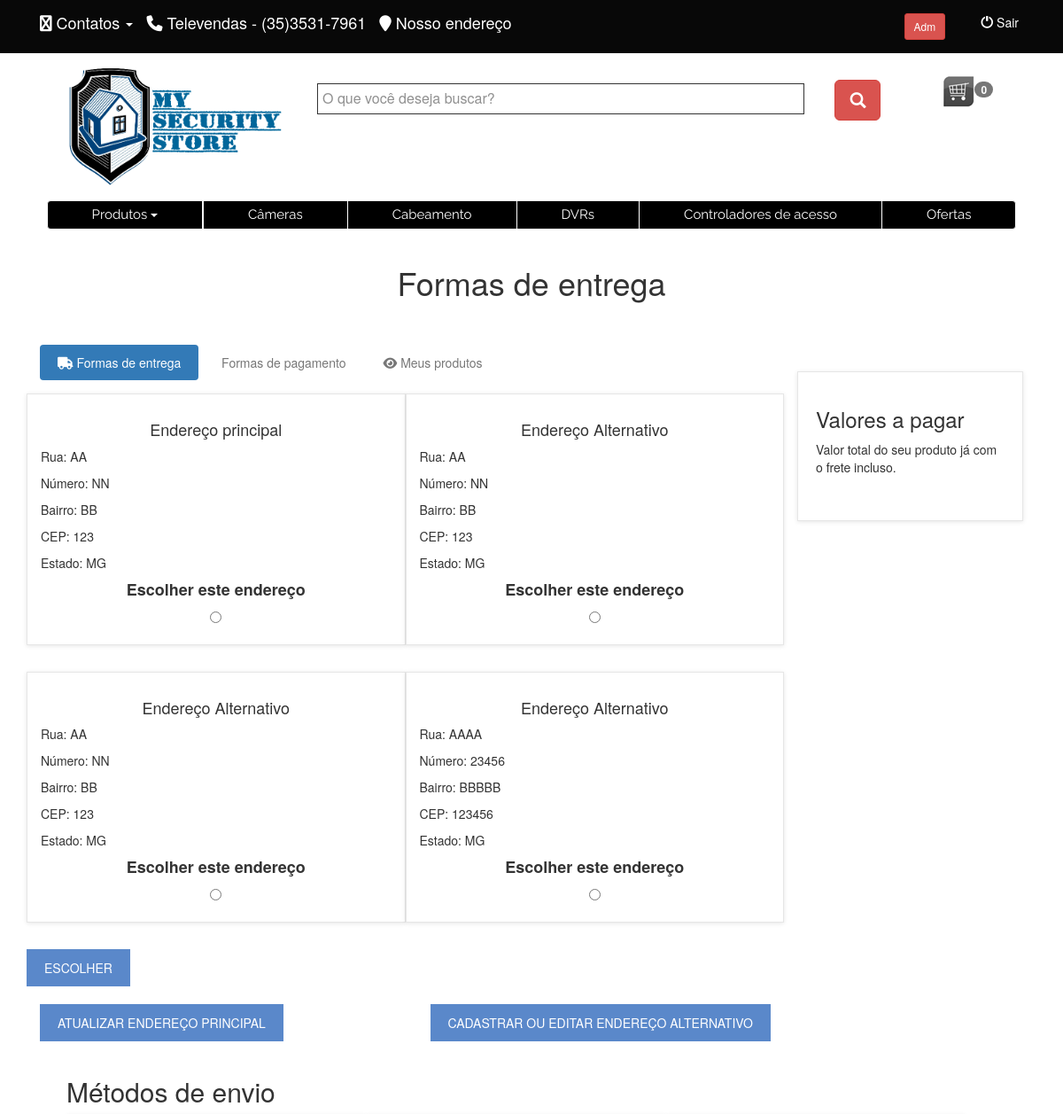
The page /entrega.php (signed in, upper part) on the database as committed earlier.
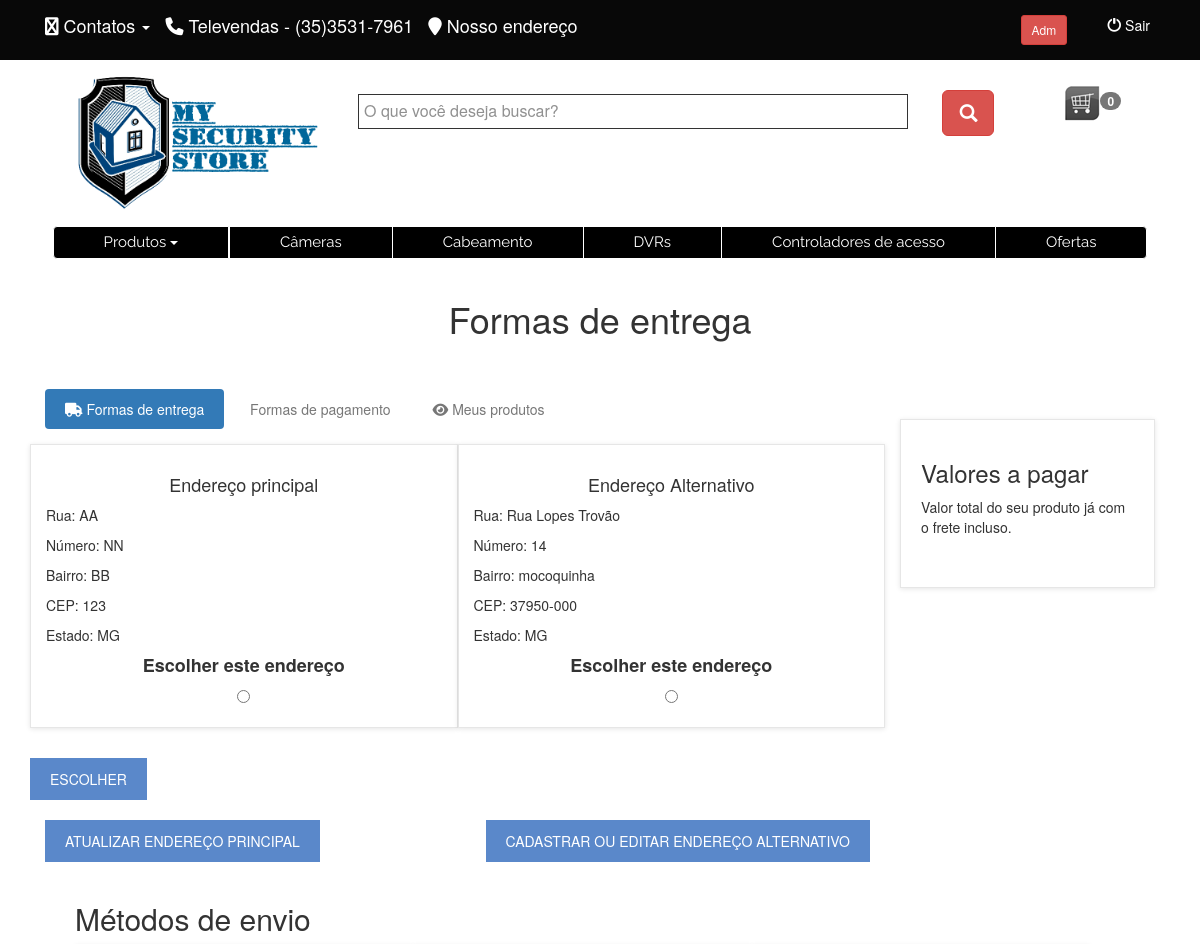
The same page on the database as committed later.
### tables this page shows
CREATE TABLE `enderecos` (
  `idlogin` int(11) NOT NULL,
  `tipo` int(11) NOT NULL,
  `logradouro` varchar(50) NOT NULL,
  `numero` varchar(10) NOT NULL,
  `bairro` varchar(50) NOT NULL,
  `cidade` varchar(50) NOT NULL,
  `cep` varchar(15) NOT NULL,
  `uf` varchar(2) NOT NULL,
  `pais` varchar(30) NOT NULL,
  `referencia` varchar(50) NOT NULL,
  `complemento` varchar(20) NOT NULL,
  `idendereco` int(11) NOT NULL
);

### entrega.php (the view, shortened to what this page needs)
<?php
    include("topo.php");
    include("menu.php");
?>
<div class="container">
    <div class="col-md-12">
                <h1 class="text-center">Formas de entrega</h1><br><br>
    </div>
    <div class="col-md-9">
                <ul class="nav nav-pills">
                    <li class="active"><a href="#"><i class="fa fa-truck"></i> Formas de entrega</a></li>
                    <li class="disabled"><a href="#"><i class="fa fa-money"></i> Formas de pagamento</a></li>
                    <li class="disabled"><a href="#"><i class="fa fa-eye"></i> Meus produtos</a></li>
                </ul>
                            <div class="content">
                            <?php
                            $idlogin = $_SESSION['id'];
                            $consulta3 = $conexao->query("SELECT * FROM `enderecos`, login WHERE enderecos.idlogin = login.idlogin AND login.idlogin = '$idlogin'");
                           while ($listar3=$consulta3->fetch(PDO::FETCH_ASSOC)){
                                $tipoendereco = $listar3['tipo'];
                                if($tipoendereco==1){
                            ?>
                            <form name="form" method="POST">
                                <div class="row">
                                    <div class="col-sm-6 box">
                                        <h4 class="text-center">Endereço principal</h4>
                                        <p>Rua: <?php echo $listar3['logradouro']; ?></p>
                                        <p>Número: <?php echo $listar3['numero']; ?></p>
                                        <p>Bairro: <?php echo $listar3['bairro']; ?></p>
                                        <p>CEP: <?php echo $listar3['cep']; ?></p>
                                        <p>Estado: <?php echo $listar3['uf']; ?></p>
                                        <h4 class="text-center"><strong>Escolher este endereço</strong></h4>
                                        <div class="text-center">
                                            <input type="radio" name="opcaoend" value="1">
                                        </div>
                                    </div>
                                    <?php }else{ ?>
                                    <div class="col-sm-6 box">
                                        <h4 class="text-center">Endereço Alternativo</h4>
                                        <p>Rua: <?php echo $listar3['logradouro']; ?></p>
                                        <p>Número: <?php echo $listar3['numero']; ?></p>
                                        <p>Bairro: <?php echo $listar3['bairro']; ?></p>
                                        <p>CEP: <?php echo $listar3['cep']; ?></p>
                                        <p>Estado: <?php echo $listar3['uf']; ?></p>
                                        <h4 class="text-center"><strong>Escolher este endereço</strong></h4>
                                        <div class="text-center">
                                            <input type="radio" name="opcaoend" value="2">
                                        </div>
                                    </div>
                                      <?php } }?>
                                    <input type="submit" value="Escolher" name="endEnvio">
                                </div>
                            </form>
                            <br>
                                <a href="endereco.php?idendereco=<?php echo $idendereco ?>"><input type="submit" value="Atualizar endereço principal" name="enderecoPrincipal" class="button pull-left"></a>
                                <a href="endereco.php"><input type="submit" value="Cadastrar ou editar endereço Alternativo" name="outroEndereco" class="button pull-right"></a>
<div class="container">
                                <div class="col-md-11">
                                   <form name="form" method="POST">
                                    <br>
                                        <h2>Métodos de envio</h2>
                                    </form>
                                </div>
                            </div>
                        </div>
                    </div>
           <br><br><br><br><br><br><br>
            <div class="col-md-3">
                <div class="box" id="order-summary">
                    <div>
                        <h3>Valores a pagar</h3>
                    </div>
                        <p>Valor total do seu produto já com o frete incluso.</p>
                        <div class="table-responsive">
                        </div>
                </div>
            </div>
</div>
<?php include("rodape.php"); ?>

Rows that differ between the two databases and show on the page:
removed enderecos: logradouro "AA", numero "NN", bairro "BB", cep "123", uf "MG"
removed enderecos: logradouro "AA", numero "NN", bairro "BB", cep "123", uf "MG"
removed enderecos: logradouro "AAAA", numero "23456", bairro "BBBBB", cep "123456", uf "MG"
added enderecos: logradouro "Rua Lopes Trovão", numero "14", bairro "mocoquinha", cep "37950-000", uf "MG"
